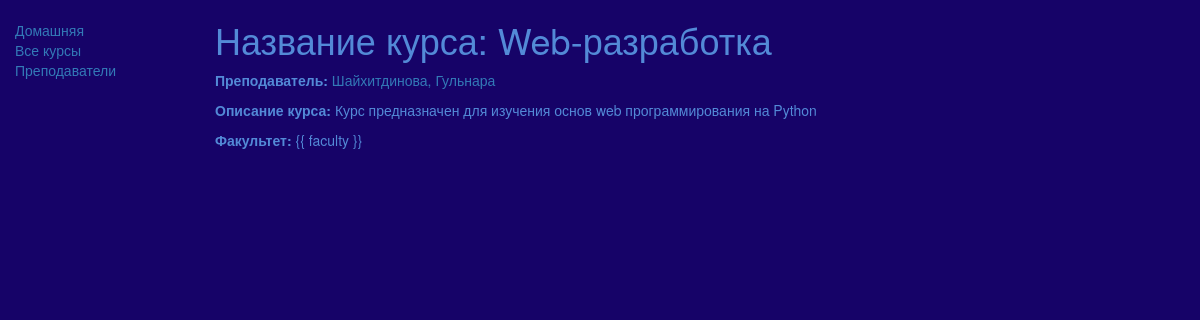
Screenshot of /firstapp/course/1 with the database file from the repository.
### firstapp/models.py (models this page shows, shortened)
class course(models.Model):
    title = models.CharField(max_length=200)
    teacher = models.ForeignKey('Teacher', on_delete=models.SET_NULL, null=True)
    summary = models.TextField(max_length=1000, help_text="Введите описание учебного курса")
    faculty = models.ManyToManyField(faculty, help_text="Выберете факультет")
    def display_faculty(self):
           return ','.join([ faculty.name for  faculty in self.faculty.all() [:3] ])
    display_faculty.short_description = 'Faculty'

class teacher(models.Model):
    first_name = models.CharField(max_length=100)
    last_name = models.CharField(max_length=100)
    date_of_birth = models.DateField(null=True, blank=True)
    def __str__(self):
        return '%s, %s' % (self.last_name, self.first_name)

class faculty(models.Model):
    name = models.CharField(max_length=200, help_text="Введите наименование факультета")

### firstapp/views.py (the view)
# urls.py: url(r'^course/(?P<pk>\d+)$', views.courseDetailView.as_view(), name='данные о курсе'),
class courseDetailView(generic.DetailView):
    model = course

### firstapp/templates/firstapp/course_detail.html (shortened to what this page needs)
{% extends "base_generic.html" %}
{% block content %}
<h1>Название курса: {{ course.title }}</h1>
<p><strong>Преподаватель:</strong> <a href="">{{ course.teacher }}</a></p>
<p><strong>Описание курса:</strong> {{ course.summary }}</p>
<p><strong>Факультет:</strong> {% for faculty in course.faculty.all %} {{ faculty
}}{% if not forloop.last %}, {% endif %}{% endfor %}</p>
{% endblock %}

### rows the page displays
course: title "Web-разработка", teacher "Шайхитдинова, Гульнара", summary "Курс предназначен для изучения основ web программирования на Python"
